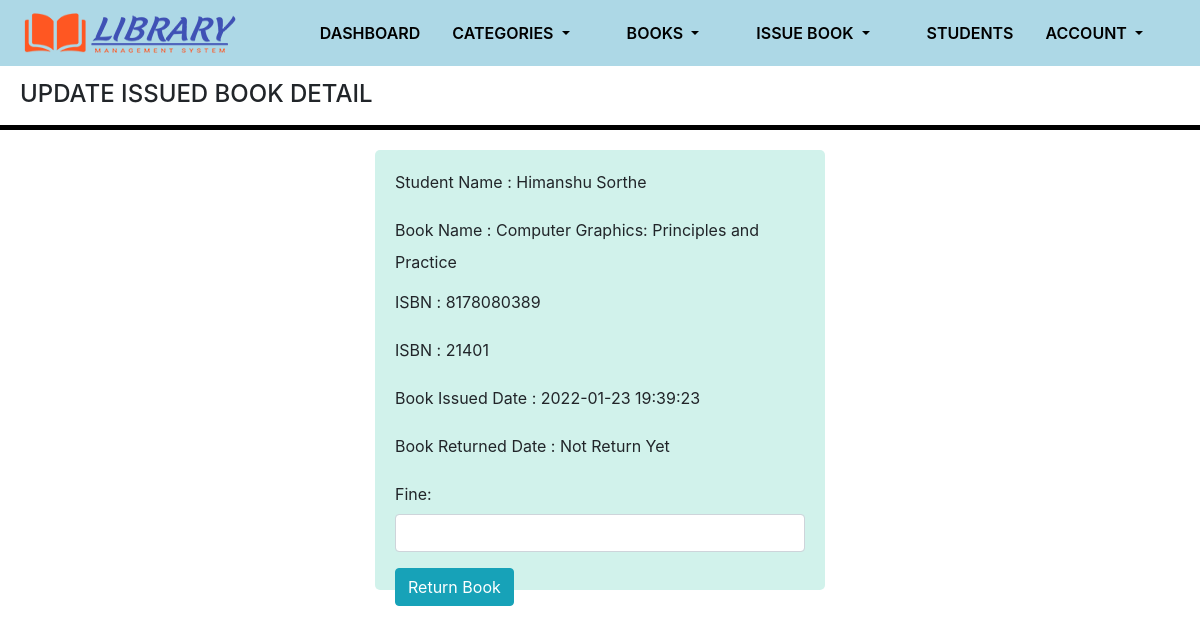
Screenshot of /library/admin/update-issue-bookdeails.php?rid=2 (signed in) with the database file from the repository.
### tables this page shows
CREATE TABLE `tblissuedbookdetails` (
  `id` int(11) NOT NULL,
  `BookId` int(11) DEFAULT NULL,
  `StudentID` varchar(150) DEFAULT NULL,
  `IssuesDate` timestamp NULL DEFAULT current_timestamp(),
  `ReturnDate` timestamp NULL DEFAULT NULL ON UPDATE current_timestamp(),
  `RetrunStatus` int(1) DEFAULT NULL,
  `fine` int(11) DEFAULT NULL
);

CREATE TABLE `tblstudents` (
  `id` int(11) NOT NULL,
  `StudentId` varchar(100) DEFAULT NULL,
  `FullName` varchar(120) DEFAULT NULL,
  `EmailId` varchar(120) DEFAULT NULL,
  `MobileNumber` char(11) DEFAULT NULL,
  `Password` varchar(120) DEFAULT NULL,
  `Status` int(1) DEFAULT NULL,
  `RegDate` timestamp NULL DEFAULT current_timestamp(),
  `UpdationDate` timestamp NULL DEFAULT NULL ON UPDATE current_timestamp()
);

CREATE TABLE `tblbooks` (
  `id` int(11) NOT NULL,
  `BookName` varchar(255) DEFAULT NULL,
  `CatId` int(11) DEFAULT NULL,
  `AuthorName` varchar(255) DEFAULT NULL,
  `ISBNNumber` bigint(40) DEFAULT NULL,
  `BookNumber` int(20) DEFAULT NULL,
  `Status` int(1) DEFAULT NULL,
  `BookPrice` int(11) DEFAULT NULL,
  `RegDate` timestamp NULL DEFAULT current_timestamp(),
  `UpdationDate` timestamp NULL DEFAULT NULL ON UPDATE current_timestamp()
);

### library/admin/update-issue-bookdeails.php (the view, shortened to what this page needs)
<?php
include('includes/config.php');
if(strlen($_SESSION['alogin'])==0)
    {
header('location:index.php');
}
else{
?>
<!DOCTYPE html>
<html lang="en">
  <head>
     <link rel="stylesheet" href="https://cdn.jsdelivr.net/npm/bootstrap@4.6.0/dist/css/bootstrap.min.css">
     <link rel="stylesheet"  href="css/main.css">
</head>
<body>
<?php include('includes/header.php');?>
             <h4 class="header-line">UPDATE ISSUED BOOK DETAIL</h4>
             <hr>
<div class="row">
<div class="col-md-12">
<div class="panel panel-info">
<div class="panel-body-uib">
<form role="form" method="post">
<?php
$rid=intval($_GET['rid']);
$sql = "SELECT tblstudents.FullName,tblbooks.BookName,tblbooks.ISBNNumber,tblbooks.BookNumber,tblissuedbookdetails.IssuesDate,tblissuedbookdetails.ReturnDate,tblissuedbookdetails.id as rid,tblissuedbookdetails.fine,tblissuedbookdetails.RetrunStatus from  tblissuedbookdetails join tblstudents on tblstudents.StudentId=tblissuedbookdetails.StudentId join tblbooks on tblbooks.id=tblissuedbookdetails.BookId where tblissuedbookdetails.id=:rid";
$query = $dbh -> prepare($sql);
$query->bindParam(':rid',$rid,PDO::PARAM_STR);
$query->execute();
$results=$query->fetchAll(PDO::FETCH_OBJ);
if($query->rowCount() > 0)
{
foreach($results as $result)
{               ?>
<div class="form-group">
<label>Student Name :</label>
<?php echo htmlentities($result->FullName);?>
</div>
<div class="form-group">
<label>Book Name :</label>
<?php echo htmlentities($result->BookName);?>
</div>
<div class="form-group">
<label>ISBN :</label>
<?php echo htmlentities($result->ISBNNumber);?>
</div>
<div class="form-group">
<label>ISBN :</label>
<?php echo htmlentities($result->BookNumber);?>
</div>
<div class="form-group">
<label>Book Issued Date :</label>
<?php echo htmlentities($result->IssuesDate);?>
</div>
<div class="form-group">
<label>Book Returned Date :</label>
<?php if($result->ReturnDate=="")
                                            {
                                                echo htmlentities("Not Return Yet");
                                            } else {
                                            echo htmlentities($result->ReturnDate);
}
                                            ?>
</div>
<div class="form-group">
<label>Fine:</label>
<?php
if($result->fine=="")
{?>
<input class="form-control" type="text" name="fine" id="fine"  required />
<?php }else {
echo htmlentities($result->fine);
}
?>
</div>
 <?php if($result->RetrunStatus==0){?>
<button type="submit" name="return" id="submit" class="btn btn-info">Return Book </button>
 </div>
<?php }}} ?>
                            </div>
                        </div>
                     </div>
</body>
</html>
<?php } ?>

### library/admin/css/main.css (style rules this page uses)
body { background-color: white; }
.header-line { margin-top:80px; margin-left:20px; }
hr { border-top: 5px solid black; }
.row { margin:20px; }
.panel { display:flex; justify-content:center; }
.panel-body-uib { height:440px; width: 450px; background-color:#D1F2EB; padding:20px; margin-top:0px; border-radius:5px; position:relative; }

### rows the page displays
tblissuedbookdetails: tblstudents.FullName "Himanshu Sorthe", BookId.BookName "Computer Graphics: Principles and Practice", BookId.ISBNNumber "8178080389", BookId.BookNumber "21401", IssuesDate "2022-01-23 19:39:23", shows "Return Book"
